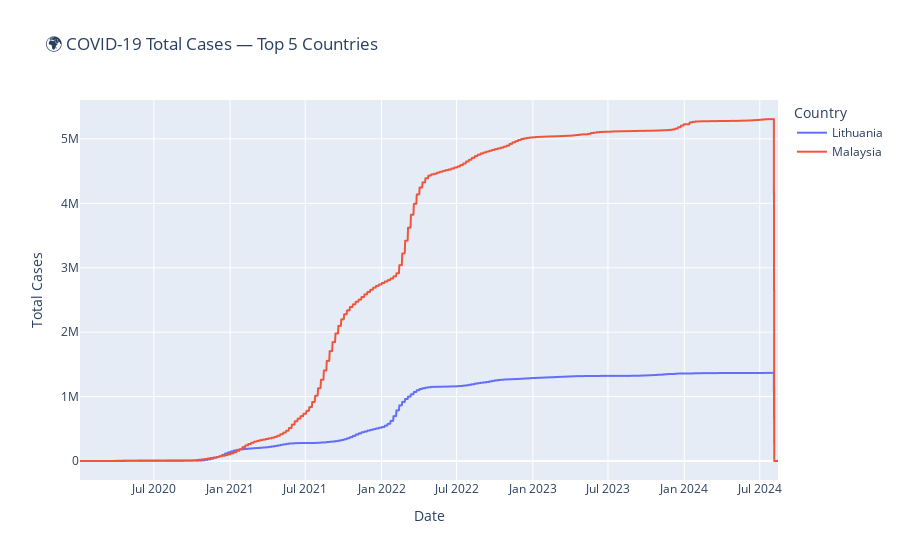

The notebook cell saved with this chart:
### Code cell
df_top5 = df[df['location'].isin(top5)]

fig = px.line(df_top5,
              x='date',
              y='total_cases',
              color='location',
              title='🌍 COVID-19 Total Cases — Top 5 Countries',
              labels={'total_cases': 'Total Cases', 'date': 'Date', 'location': 'Country'})

fig.show()

### Figure 1 — Plotly figure (JSON) as saved in the notebook; plotly's stock layout.template omitted (floating-point values rounded to 4 significant figures; data arrays with more than 128 entries replaced by an {"elided": "..."} marker saying what was removed)
{"data": [{"hovertemplate": "Country=Lithuania<br>Date=%{x}<br>Total Cases=%{y}<extra></extra>", "legendgroup": "Lithuania", "line": {"color": "#636efa", "dash": "solid"}, "marker": {"symbol": "circle"}, "mode": "lines", "name": "Lithuania", "showlegend": true, "type": "scattergl", "x": {"elided": "1684 str values"}, "xaxis": "x", "y": {"elided": "1684 float values"}, "yaxis": "y"}, {"hovertemplate": "Country=Malaysia<br>Date=%{x}<br>Total Cases=%{y}<extra></extra>", "legendgroup": "Malaysia", "line": {"color": "#EF553B", "dash": "solid"}, "marker": {"symbol": "circle"}, "mode": "lines", "name": "Malaysia", "showlegend": true, "type": "scattergl", "x": {"elided": "1684 str values"}, "xaxis": "x", "y": {"elided": "1684 float values"}, "yaxis": "y"}], "layout": {"legend": {"title": {"text": "Country"}, "tracegroupgap": 0}, "title": {"text": "🌍 COVID-19 Total Cases — Top 5 Countries"}, "xaxis": {"anchor": "y", "domain": [0, 1], "title": {"text": "Date"}}, "yaxis": {"anchor": "x", "domain": [0, 1], "title": {"text": "Total Cases"}}}}
